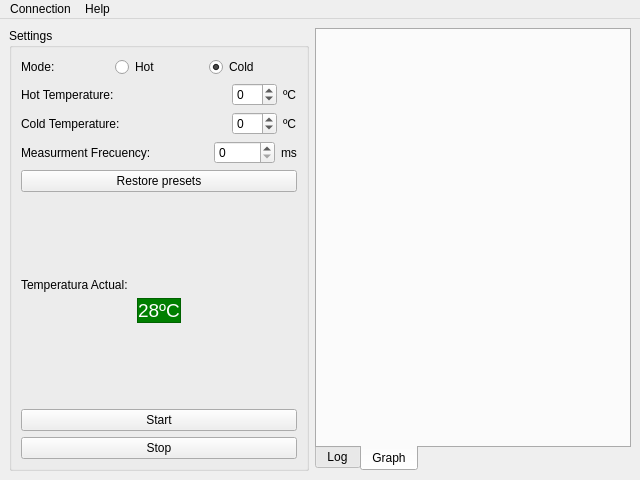
<?xml version="1.0" encoding="UTF-8"?>
<ui version="4.0">
 <class>mainWindow</class>
 <widget class="QMainWindow" name="mainWindow">
  <property name="geometry">
   <rect>
    <x>0</x>
    <y>0</y>
    <width>640</width>
    <height>480</height>
   </rect>
  </property>
  <property name="sizePolicy">
   <sizepolicy hsizetype="Preferred" vsizetype="Preferred">
    <horstretch>0</horstretch>
    <verstretch>0</verstretch>
   </sizepolicy>
  </property>
  <property name="windowTitle">
   <string>Thermal Stimulator</string>
  </property>
  <property name="windowIcon">
   <iconset>
    <normaloff>:/icons/resources/icon.png</normaloff>:/icons/resources/icon.png</iconset>
  </property>
  <property name="locale">
   <locale language="English" country="UnitedStates"/>
  </property>
  <widget class="QWidget" name="centralWidget">
   <layout class="QHBoxLayout" name="horizontalLayout">
    <item>
     <widget class="QGroupBox" name="settingsBox">
      <property name="minimumSize">
       <size>
        <width>300</width>
        <height>0</height>
       </size>
      </property>
      <property name="maximumSize">
       <size>
        <width>300</width>
        <height>16777215</height>
       </size>
      </property>
      <property name="locale">
       <locale language="Slovak" country="Slovakia"/>
      </property>
      <property name="title">
       <string>Settings</string>
      </property>
      <layout class="QVBoxLayout" name="verticalLayout">
       <item>
        <layout class="QHBoxLayout" name="modeSelectorLayout">
         <item>
          <widget class="QLabel" name="modeSelectorLabel">
           <property name="text">
            <string>Mode:</string>
           </property>
          </widget>
         </item>
         <item>
          <widget class="QRadioButton" name="modeSelectorHotButton">
           <property name="text">
            <string>Hot</string>
           </property>
          </widget>
         </item>
         <item>
          <widget class="QRadioButton" name="modeSelectorColdButton">
           <property name="text">
            <string>Cold</string>
           </property>
           <property name="checked">
            <bool>true</bool>
           </property>
          </widget>
         </item>
        </layout>
       </item>
       <item>
        <layout class="QHBoxLayout" name="setHotTemperatureLayout">
         <item>
          <widget class="QLabel" name="hotTemperatureLabel">
           <property name="text">
            <string>Hot Temperature:</string>
           </property>
          </widget>
         </item>
         <item>
          <spacer name="hotTempSpacer">
           <property name="orientation">
            <enum>Qt::Horizontal</enum>
           </property>
           <property name="sizeHint" stdset="0">
            <size>
             <width>40</width>
             <height>20</height>
            </size>
           </property>
          </spacer>
         </item>
         <item>
          <widget class="QSpinBox" name="hotTemperatureInputBox">
           <property name="minimum">
            <number>-10</number>
           </property>
           <property name="maximum">
            <number>50</number>
           </property>
          </widget>
         </item>
         <item>
          <widget class="QLabel" name="hotTempCelsiusLabel">
           <property name="text">
            <string>ºC</string>
           </property>
          </widget>
         </item>
        </layout>
       </item>
       <item>
        <layout class="QHBoxLayout" name="setColdTemperatureLayout">
         <item>
          <widget class="QLabel" name="coldTemperatureLabel">
           <property name="text">
            <string>Cold Temperature:</string>
           </property>
          </widget>
         </item>
         <item>
          <spacer name="coldTempSpacer">
           <property name="orientation">
            <enum>Qt::Horizontal</enum>
           </property>
           <property name="sizeHint" stdset="0">
            <size>
             <width>40</width>
             <height>20</height>
            </size>
           </property>
          </spacer>
         </item>
         <item>
          <widget class="QSpinBox" name="coldTemperatureInputBox">
           <property name="minimum">
            <number>-10</number>
           </property>
           <property name="maximum">
            <number>50</number>
           </property>
          </widget>
         </item>
         <item>
          <widget class="QLabel" name="coldTempCelsiusLabel">
           <property name="text">
            <string>ºC</string>
           </property>
          </widget>
         </item>
        </layout>
       </item>
       <item>
        <layout class="QHBoxLayout" name="horizontalLayout_4">
         <item>
          <widget class="QLabel" name="label_3">
           <property name="text">
            <string>Measurment Frecuency:</string>
           </property>
          </widget>
         </item>
         <item>
          <spacer name="horizontalSpacer">
           <property name="orientation">
            <enum>Qt::Horizontal</enum>
           </property>
           <property name="sizeHint" stdset="0">
            <size>
             <width>40</width>
             <height>20</height>
            </size>
           </property>
          </spacer>
         </item>
         <item>
          <widget class="QSpinBox" name="spinBox">
           <property name="maximum">
            <number>10000</number>
           </property>
          </widget>
         </item>
         <item>
          <widget class="QLabel" name="label_2">
           <property name="text">
            <string>ms</string>
           </property>
          </widget>
         </item>
        </layout>
       </item>
       <item>
        <widget class="QPushButton" name="restorePresetsButton">
         <property name="text">
          <string>Restore presets</string>
         </property>
        </widget>
       </item>
       <item>
        <spacer name="verticalSpacer">
         <property name="orientation">
          <enum>Qt::Vertical</enum>
         </property>
         <property name="sizeHint" stdset="0">
          <size>
           <width>20</width>
           <height>40</height>
          </size>
         </property>
        </spacer>
       </item>
       <item>
        <widget class="QLabel" name="label">
         <property name="text">
          <string>Temperatura Actual:</string>
         </property>
        </widget>
       </item>
       <item alignment="Qt::AlignHCenter">
        <widget class="QLabel" name="temperatureDisplay">
         <property name="enabled">
          <bool>true</bool>
         </property>
         <property name="sizePolicy">
          <sizepolicy hsizetype="Fixed" vsizetype="Preferred">
           <horstretch>0</horstretch>
           <verstretch>0</verstretch>
          </sizepolicy>
         </property>
         <property name="palette">
          <palette>
           <active>
            <colorrole role="WindowText">
             <brush brushstyle="SolidPattern">
              <color alpha="255">
               <red>255</red>
               <green>255</green>
               <blue>255</blue>
              </color>
             </brush>
            </colorrole>
            <colorrole role="Button">
             <brush brushstyle="SolidPattern">
              <color alpha="255">
               <red>0</red>
               <green>127</green>
               <blue>0</blue>
              </color>
             </brush>
            </colorrole>
            <colorrole role="Light">
             <brush brushstyle="SolidPattern">
              <color alpha="255">
               <red>0</red>
               <green>191</green>
               <blue>0</blue>
              </color>
             </brush>
            </colorrole>
            <colorrole role="Midlight">
             <brush brushstyle="SolidPattern">
              <color alpha="255">
               <red>0</red>
               <green>159</green>
               <blue>0</blue>
              </color>
             </brush>
            </colorrole>
            <colorrole role="Dark">
             <brush brushstyle="SolidPattern">
              <color alpha="255">
               <red>0</red>
               <green>63</green>
               <blue>0</blue>
              </color>
             </brush>
            </colorrole>
            <colorrole role="Mid">
             <brush brushstyle="SolidPattern">
              <color alpha="255">
               <red>0</red>
               <green>84</green>
               <blue>0</blue>
              </color>
             </brush>
            </colorrole>
            <colorrole role="Text">
             <brush brushstyle="SolidPattern">
              <color alpha="255">
               <red>255</red>
               <green>255</green>
               <blue>255</blue>
              </color>
             </brush>
            </colorrole>
            <colorrole role="BrightText">
             <brush brushstyle="SolidPattern">
              <color alpha="255">
               <red>255</red>
               <green>255</green>
               <blue>255</blue>
              </color>
             </brush>
            </colorrole>
            <colorrole role="ButtonText">
             <brush brushstyle="SolidPattern">
              <color alpha="255">
               <red>255</red>
               <green>255</green>
               <blue>255</blue>
              </color>
             </brush>
            </colorrole>
            <colorrole role="Base">
             <brush brushstyle="SolidPattern">
              <color alpha="255">
               <red>0</red>
               <green>0</green>
               <blue>0</blue>
              </color>
             </brush>
            </colorrole>
            <colorrole role="Window">
             <brush brushstyle="SolidPattern">
              <color alpha="255">
               <red>0</red>
               <green>127</green>
               <blue>0</blue>
              </color>
             </brush>
            </colorrole>
            <colorrole role="Shadow">
             <brush brushstyle="SolidPattern">
              <color alpha="255">
               <red>0</red>
               <green>0</green>
               <blue>0</blue>
              </color>
             </brush>
            </colorrole>
            <colorrole role="AlternateBase">
             <brush brushstyle="SolidPattern">
              <color alpha="255">
               <red>0</red>
               <green>63</green>
               <blue>0</blue>
              </color>
             </brush>
            </colorrole>
            <colorrole role="ToolTipBase">
             <brush brushstyle="SolidPattern">
              <color alpha="255">
               <red>255</red>
               <green>255</green>
               <blue>220</blue>
              </color>
             </brush>
            </colorrole>
            <colorrole role="ToolTipText">
             <brush brushstyle="SolidPattern">
              <color alpha="255">
               <red>0</red>
               <green>0</green>
               <blue>0</blue>
              </color>
             </brush>
            </colorrole>
           </active>
           <inactive>
            <colorrole role="WindowText">
             <brush brushstyle="SolidPattern">
              <color alpha="255">
               <red>255</red>
               <green>255</green>
               <blue>255</blue>
              </color>
             </brush>
            </colorrole>
            <colorrole role="Button">
             <brush brushstyle="SolidPattern">
              <color alpha="255">
               <red>0</red>
               <green>127</green>
               <blue>0</blue>
              </color>
             </brush>
            </colorrole>
            <colorrole role="Light">
             <brush brushstyle="SolidPattern">
              <color alpha="255">
               <red>0</red>
               <green>191</green>
               <blue>0</blue>
              </color>
             </brush>
            </colorrole>
            <colorrole role="Midlight">
             <brush brushstyle="SolidPattern">
              <color alpha="255">
               <red>0</red>
               <green>159</green>
               <blue>0</blue>
              </color>
             </brush>
            </colorrole>
            <colorrole role="Dark">
             <brush brushstyle="SolidPattern">
              <color alpha="255">
               <red>0</red>
               <green>63</green>
               <blue>0</blue>
              </color>
             </brush>
            </colorrole>
            <colorrole role="Mid">
             <brush brushstyle="SolidPattern">
              <color alpha="255">
               <red>0</red>
               <green>84</green>
               <blue>0</blue>
              </color>
             </brush>
            </colorrole>
            <colorrole role="Text">
             <brush brushstyle="SolidPattern">
              <color alpha="255">
               <red>255</red>
               <green>255</green>
               <blue>255</blue>
              </color>
             </brush>
            </colorrole>
            <colorrole role="BrightText">
             <brush brushstyle="SolidPattern">
              <color alpha="255">
               <red>255</red>
               <green>255</green>
               <blue>255</blue>
              </color>
             </brush>
            </colorrole>
            <colorrole role="ButtonText">
             <brush brushstyle="SolidPattern">
              <color alpha="255">
               <red>255</red>
               <green>255</green>
               <blue>255</blue>
              </color>
             </brush>
            </colorrole>
            <colorrole role="Base">
             <brush brushstyle="SolidPattern">
              <color alpha="255">
               <red>0</red>
               <green>0</green>
               <blue>0</blue>
              </color>
             </brush>
            </colorrole>
            <colorrole role="Window">
             <brush brushstyle="SolidPattern">
              <color alpha="255">
               <red>0</red>
               <green>127</green>
               <blue>0</blue>
              </color>
             </brush>
            </colorrole>
            <colorrole role="Shadow">
             <brush brushstyle="SolidPattern">
              <color alpha="255">
               <red>0</red>
               <green>0</green>
               <blue>0</blue>
              </color>
             </brush>
            </colorrole>
            <colorrole role="AlternateBase">
             <brush brushstyle="SolidPattern">
              <color alpha="255">
               <red>0</red>
               <green>63</green>
               <blue>0</blue>
              </color>
             </brush>
            </colorrole>
            <colorrole role="ToolTipBase">
             <brush brushstyle="SolidPattern">
              <color alpha="255">
               <red>255</red>
               <green>255</green>
               <blue>220</blue>
              </color>
             </brush>
            </colorrole>
            <colorrole role="ToolTipText">
             <brush brushstyle="SolidPattern">
              <color alpha="255">
               <red>0</red>
               <green>0</green>
               <blue>0</blue>
              </color>
             </brush>
            </colorrole>
           </inactive>
           <disabled>
            <colorrole role="WindowText">
             <brush brushstyle="SolidPattern">
              <color alpha="255">
               <red>0</red>
               <green>63</green>
               <blue>0</blue>
              </color>
             </brush>
            </colorrole>
            <colorrole role="Button">
             <brush brushstyle="SolidPattern">
              <color alpha="255">
               <red>0</red>
               <green>127</green>
               <blue>0</blue>
              </color>
             </brush>
            </colorrole>
            <colorrole role="Light">
             <brush brushstyle="SolidPattern">
              <color alpha="255">
               <red>0</red>
               <green>191</green>
               <blue>0</blue>
              </color>
             </brush>
            </colorrole>
            <colorrole role="Midlight">
             <brush brushstyle="SolidPattern">
              <color alpha="255">
               <red>0</red>
               <green>159</green>
               <blue>0</blue>
              </color>
             </brush>
            </colorrole>
            <colorrole role="Dark">
             <brush brushstyle="SolidPattern">
              <color alpha="255">
               <red>0</red>
               <green>63</green>
               <blue>0</blue>
              </color>
             </brush>
            </colorrole>
            <colorrole role="Mid">
             <brush brushstyle="SolidPattern">
              <color alpha="255">
               <red>0</red>
               <green>84</green>
               <blue>0</blue>
              </color>
             </brush>
            </colorrole>
            <colorrole role="Text">
             <brush brushstyle="SolidPattern">
              <color alpha="255">
               <red>0</red>
               <green>63</green>
               <blue>0</blue>
              </color>
             </brush>
            </colorrole>
            <colorrole role="BrightText">
             <brush brushstyle="SolidPattern">
              <color alpha="255">
               <red>255</red>
               <green>255</green>
               <blue>255</blue>
              </color>
             </brush>
            </colorrole>
            <colorrole role="ButtonText">
             <brush brushstyle="SolidPattern">
              <color alpha="255">
               <red>0</red>
               <green>63</green>
               <blue>0</blue>
              </color>
             </brush>
            </colorrole>
            <colorrole role="Base">
             <brush brushstyle="SolidPattern">
              <color alpha="255">
               <red>0</red>
               <green>127</green>
               <blue>0</blue>
              </color>
             </brush>
            </colorrole>
            <colorrole role="Window">
             <brush brushstyle="SolidPattern">
              <color alpha="255">
               <red>0</red>
               <green>127</green>
               <blue>0</blue>
              </color>
             </brush>
            </colorrole>
            <colorrole role="Shadow">
             <brush brushstyle="SolidPattern">
              <color alpha="255">
               <red>0</red>
               <green>0</green>
               <blue>0</blue>
              </color>
             </brush>
            </colorrole>
            <colorrole role="AlternateBase">
             <brush brushstyle="SolidPattern">
              <color alpha="255">
               <red>0</red>
               <green>127</green>
               <blue>0</blue>
              </color>
             </brush>
            </colorrole>
            <colorrole role="ToolTipBase">
             <brush brushstyle="SolidPattern">
              <color alpha="255">
               <red>255</red>
               <green>255</green>
               <blue>220</blue>
              </color>
             </brush>
            </colorrole>
            <colorrole role="ToolTipText">
             <brush brushstyle="SolidPattern">
              <color alpha="255">
               <red>0</red>
               <green>0</green>
               <blue>0</blue>
              </color>
             </brush>
            </colorrole>
           </disabled>
          </palette>
         </property>
         <property name="font">
          <font>
           <pointsize>14</pointsize>
          </font>
         </property>
         <property name="mouseTracking">
          <bool>true</bool>
         </property>
         <property name="autoFillBackground">
          <bool>true</bool>
         </property>
         <property name="locale">
          <locale language="English" country="UnitedStates"/>
         </property>
         <property name="frameShape">
          <enum>QFrame::StyledPanel</enum>
         </property>
         <property name="frameShadow">
          <enum>QFrame::Raised</enum>
         </property>
         <property name="text">
          <string notr="true">28ºC</string>
         </property>
         <property name="textFormat">
          <enum>Qt::PlainText</enum>
         </property>
         <property name="scaledContents">
          <bool>false</bool>
         </property>
         <property name="alignment">
          <set>Qt::AlignCenter</set>
         </property>
        </widget>
       </item>
       <item>
        <spacer name="settingsSpacer">
         <property name="orientation">
          <enum>Qt::Vertical</enum>
         </property>
         <property name="sizeHint" stdset="0">
          <size>
           <width>20</width>
           <height>40</height>
          </size>
         </property>
        </spacer>
       </item>
       <item>
        <widget class="QPushButton" name="startButton">
         <property name="text">
          <string>Start</string>
         </property>
        </widget>
       </item>
       <item>
        <widget class="QPushButton" name="stopButton">
         <property name="text">
          <string>Stop</string>
         </property>
        </widget>
       </item>
      </layout>
     </widget>
    </item>
    <item>
     <widget class="QTabWidget" name="displayTabs">
      <property name="autoFillBackground">
       <bool>true</bool>
      </property>
      <property name="tabPosition">
       <enum>QTabWidget::South</enum>
      </property>
      <property name="tabShape">
       <enum>QTabWidget::Rounded</enum>
      </property>
      <property name="currentIndex">
       <number>1</number>
      </property>
      <property name="elideMode">
       <enum>Qt::ElideNone</enum>
      </property>
      <widget class="QWidget" name="logTab">
       <attribute name="title">
        <string>Log</string>
       </attribute>
       <layout class="QHBoxLayout" name="horizontalLayout_3">
        <property name="leftMargin">
         <number>0</number>
        </property>
        <property name="topMargin">
         <number>0</number>
        </property>
        <property name="rightMargin">
         <number>0</number>
        </property>
        <property name="bottomMargin">
         <number>0</number>
        </property>
        <item>
         <widget class="QTextBrowser" name="logDisplayBox">
          <property name="autoFillBackground">
           <bool>true</bool>
          </property>
          <property name="frameShape">
           <enum>QFrame::NoFrame</enum>
          </property>
          <property name="html">
           <string>&lt;!DOCTYPE HTML PUBLIC &quot;-//W3C//DTD HTML 4.0//EN&quot; &quot;http://www.w3.org/TR/REC-html40/strict.dtd&quot;&gt;
&lt;html&gt;&lt;head&gt;&lt;meta name=&quot;qrichtext&quot; content=&quot;1&quot; /&gt;&lt;style type=&quot;text/css&quot;&gt;
p, li { white-space: pre-wrap; }
&lt;/style&gt;&lt;/head&gt;&lt;body style=&quot; font-family:'MS Shell Dlg 2'; font-size:8.25pt; font-weight:400; font-style:normal;&quot;&gt;
&lt;p style=&quot; margin-top:0px; margin-bottom:0px; margin-left:0px; margin-right:0px; -qt-block-indent:0; text-indent:0px;&quot;&gt;&lt;span style=&quot; color:#ff0000;&quot;&gt;Logs are stored in &amp;quot;Logs&amp;quot; folder, named after this application execution time and date&lt;/span&gt;&lt;/p&gt;
&lt;p style=&quot;-qt-paragraph-type:empty; margin-top:0px; margin-bottom:0px; margin-left:0px; margin-right:0px; -qt-block-indent:0; text-indent:0px; color:#ff0000;&quot;&gt;&lt;br /&gt;&lt;/p&gt;
&lt;p style=&quot; margin-top:0px; margin-bottom:0px; margin-left:0px; margin-right:0px; -qt-block-indent:0; text-indent:0px;&quot;&gt;&lt;span style=&quot; color:#000000;&quot;&gt;Connecting...&lt;/span&gt;&lt;/p&gt;
&lt;p style=&quot; margin-top:0px; margin-bottom:0px; margin-left:0px; margin-right:0px; -qt-block-indent:0; text-indent:0px;&quot;&gt;&lt;span style=&quot; color:#000000;&quot;&gt;Conection succesful!&lt;/span&gt;&lt;/p&gt;
&lt;p style=&quot; margin-top:0px; margin-bottom:0px; margin-left:0px; margin-right:0px; -qt-block-indent:0; text-indent:0px;&quot;&gt;&lt;span style=&quot; color:#000000;&quot;&gt;Awaiting comands&lt;/span&gt;&lt;/p&gt;&lt;/body&gt;&lt;/html&gt;</string>
          </property>
         </widget>
        </item>
       </layout>
      </widget>
      <widget class="QWidget" name="graphTab">
       <attribute name="title">
        <string>Graph</string>
       </attribute>
       <layout class="QHBoxLayout" name="horizontalLayout_2">
        <item>
         <widget class="PlotWidget" name="graphWidget" native="true">
          <property name="autoFillBackground">
           <bool>false</bool>
          </property>
         </widget>
        </item>
       </layout>
      </widget>
     </widget>
    </item>
   </layout>
  </widget>
  <widget class="QMenuBar" name="menuBar">
   <property name="geometry">
    <rect>
     <x>0</x>
     <y>0</y>
     <width>640</width>
     <height>21</height>
    </rect>
   </property>
   <widget class="QMenu" name="menuHelp">
    <property name="title">
     <string>Help</string>
    </property>
    <addaction name="actionUserManual"/>
    <addaction name="actionAboutThermstUtil"/>
   </widget>
   <widget class="QMenu" name="menuConnect_Device">
    <property name="title">
     <string>Connection</string>
    </property>
    <addaction name="actionConnectDevice"/>
   </widget>
   <addaction name="menuConnect_Device"/>
   <addaction name="menuHelp"/>
  </widget>
  <action name="actionStart">
   <property name="text">
    <string>Start</string>
   </property>
  </action>
  <action name="actionStop">
   <property name="text">
    <string>Stop</string>
   </property>
  </action>
  <action name="actionSetHotMode">
   <property name="text">
    <string>Set Hot Mode</string>
   </property>
   <property name="toolTip">
    <string>Set Hot Mode</string>
   </property>
  </action>
  <action name="actionSetColdMode">
   <property name="text">
    <string>Set Cold Mode</string>
   </property>
   <property name="toolTip">
    <string>Set Cold Mode</string>
   </property>
  </action>
  <action name="actionSetHotTemperature">
   <property name="text">
    <string>Set Hot Temperature</string>
   </property>
   <property name="toolTip">
    <string>Set Hot Temperature</string>
   </property>
  </action>
  <action name="actionSetColdTemperature">
   <property name="text">
    <string>Set Cold Temperature</string>
   </property>
  </action>
  <action name="actionRestorePresets">
   <property name="text">
    <string>Restore Presets</string>
   </property>
   <property name="toolTip">
    <string>Restore Presets</string>
   </property>
  </action>
  <action name="actionUserManual">
   <property name="text">
    <string>User Manual</string>
   </property>
  </action>
  <action name="actionAboutThermstUtil">
   <property name="text">
    <string>About ThermstUtil</string>
   </property>
  </action>
  <action name="actionReadTemperature">
   <property name="text">
    <string>ReadTemperature</string>
   </property>
  </action>
  <action name="actionConnectDevice">
   <property name="text">
    <string>Connect Device...</string>
   </property>
  </action>
 </widget>
 <customwidgets>
  <customwidget>
   <class>PlotWidget</class>
   <extends>QWidget</extends>
   <header>pyqtgraph</header>
   <container>1</container>
  </customwidget>
 </customwidgets>
 <resources>
  <include location="../resources/resources.qrc"/>
 </resources>
 <connections>
  <connection>
   <sender>startButton</sender>
   <signal>clicked()</signal>
   <receiver>actionStart</receiver>
   <slot>trigger()</slot>
   <hints>
    <hint type="sourcelabel">
     <x>164</x>
     <y>551</y>
    </hint>
    <hint type="destinationlabel">
     <x>-1</x>
     <y>-1</y>
    </hint>
   </hints>
  </connection>
  <connection>
   <sender>stopButton</sender>
   <signal>clicked()</signal>
   <receiver>actionStop</receiver>
   <slot>trigger()</slot>
   <hints>
    <hint type="sourcelabel">
     <x>164</x>
     <y>580</y>
    </hint>
    <hint type="destinationlabel">
     <x>-1</x>
     <y>-1</y>
    </hint>
   </hints>
  </connection>
  <connection>
   <sender>hotTemperatureInputBox</sender>
   <signal>valueChanged(int)</signal>
   <receiver>actionSetHotTemperature</receiver>
   <slot>trigger()</slot>
   <hints>
    <hint type="sourcelabel">
     <x>279</x>
     <y>98</y>
    </hint>
    <hint type="destinationlabel">
     <x>-1</x>
     <y>-1</y>
    </hint>
   </hints>
  </connection>
  <connection>
   <sender>coldTemperatureInputBox</sender>
   <signal>valueChanged(int)</signal>
   <receiver>actionSetColdTemperature</receiver>
   <slot>trigger()</slot>
   <hints>
    <hint type="sourcelabel">
     <x>279</x>
     <y>126</y>
    </hint>
    <hint type="destinationlabel">
     <x>-1</x>
     <y>-1</y>
    </hint>
   </hints>
  </connection>
  <connection>
   <sender>modeSelectorHotButton</sender>
   <signal>clicked()</signal>
   <receiver>actionSetHotMode</receiver>
   <slot>trigger()</slot>
   <hints>
    <hint type="sourcelabel">
     <x>144</x>
     <y>63</y>
    </hint>
    <hint type="destinationlabel">
     <x>-1</x>
     <y>-1</y>
    </hint>
   </hints>
  </connection>
  <connection>
   <sender>modeSelectorColdButton</sender>
   <signal>clicked()</signal>
   <receiver>actionSetColdMode</receiver>
   <slot>trigger()</slot>
   <hints>
    <hint type="sourcelabel">
     <x>235</x>
     <y>63</y>
    </hint>
    <hint type="destinationlabel">
     <x>-1</x>
     <y>-1</y>
    </hint>
   </hints>
  </connection>
  <connection>
   <sender>actionStart</sender>
   <signal>triggered()</signal>
   <receiver>actionReadTemperature</receiver>
   <slot>trigger()</slot>
   <hints>
    <hint type="sourcelabel">
     <x>-1</x>
     <y>-1</y>
    </hint>
    <hint type="destinationlabel">
     <x>-1</x>
     <y>-1</y>
    </hint>
   </hints>
  </connection>
 </connections>
</ui>
